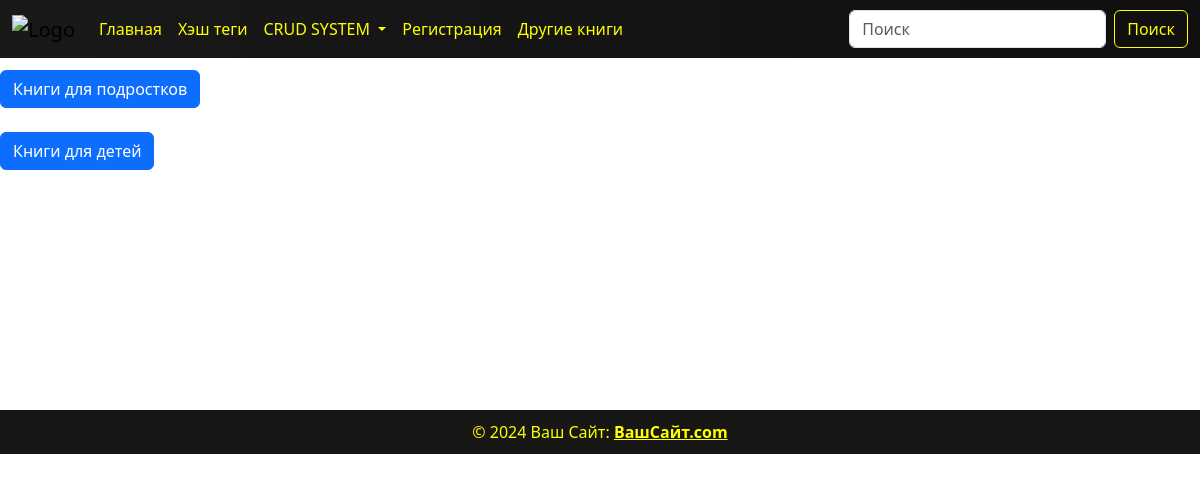
/all_tags_films/, run on an earlier commit of the app's database.
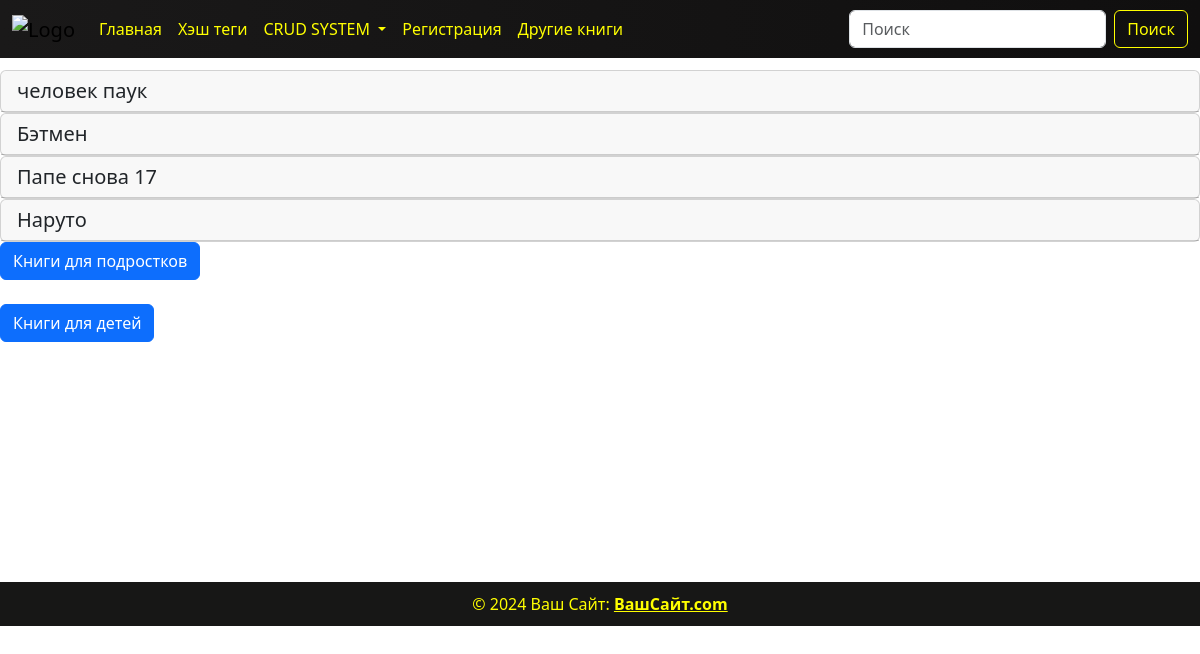
And on a later commit of the database.
### tags/models.py (models this page shows, shortened)
class Product(models.Model):
    title = models.CharField(max_length=50)
    tags = models.ManyToManyField(Tag)

### tags/views.py (the view)
# urls.py: path('all_tags_films/', views.all_category_book, name='all'),
def all_category_book(request):
    if request.method == 'GET':
        query = models.Product.objects.all()
        return render(request,
                      template_name='tags/all_category_book.html',
                      context={'query': query}
                      )

### templates/tags/all_category_book.html (shortened to what this page needs)
{% load static %}
<!DOCTYPE html>
<html lang="en">
<head>
   <link href="https://cdn.jsdelivr.net/npm/bootstrap@5.3.3/dist/css/bootstrap.min.css" rel="stylesheet"
>
    <link rel="stylesheet" href="{% static 'css/show.css' %}">
</head>
<body>
{% include 'components/header.html' %}
{% for i in query %}
<div class="card">
  <h5 class="card-header">{{ i.title }}</h5>
</div>
{% endfor %}
<a href="{% url 'teen' %}">
    <button type="button" class="btn btn-primary">Книги для подростков</button>
</a>
<br>
<a href="{% url 'kids' %}">
<button type="button" class="btn btn-primary">Книги для детей</button>
</a>
<br><br><br><br><br><br><br><br><br><br>
{% include 'components/footer.html' %}
</body>
</html>

What changed in the data, as far as the page shows it:
added Product: title "человек паук"
added Product: title "Бэтмен"
added Product: title "Папе снова 17"
added Product: title "Наруто"
